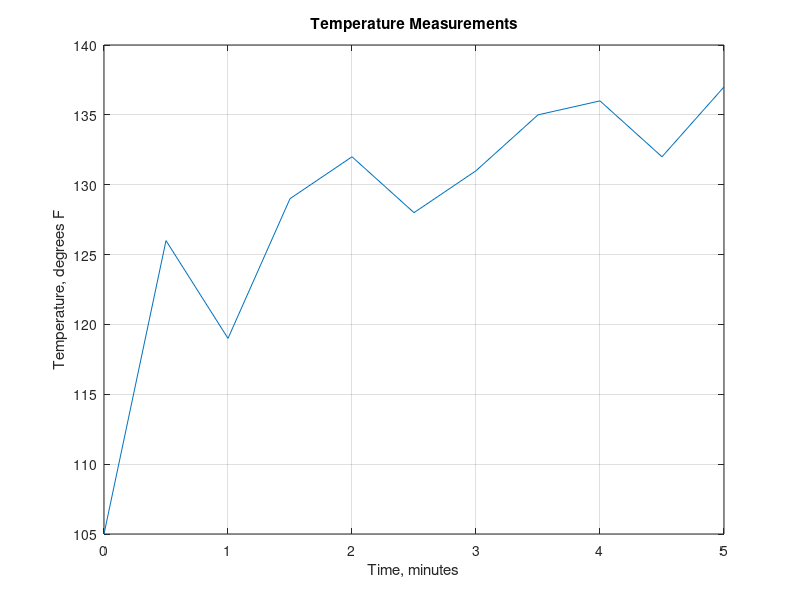

The MATLAB source for this figure:
%------------------------------------------------
% Example 1_1 This program computes the average
% temperature and plots the temperature data.
%
time = [0.0,0.5,1.0,1.5,2.0,2.5,3.0,3.5,4.0,4.5,5.0];
temps = [105,126,119,129,132,128,131,135,136,132,137];
average = mean(temps)
plot (time,temps),title('Temperature Measurements'),
    xlabel('Time, minutes'),
    ylabel('Temperature, degrees F'),grid
%------------------------------------------------